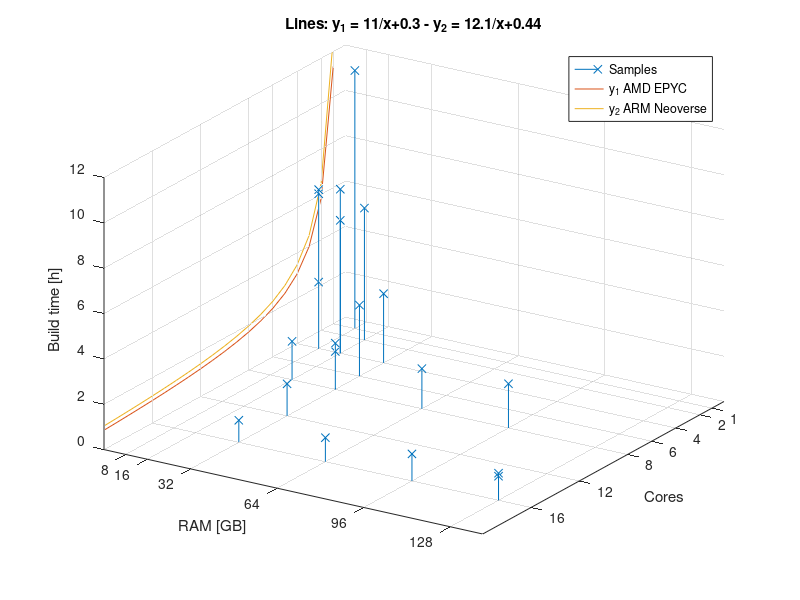
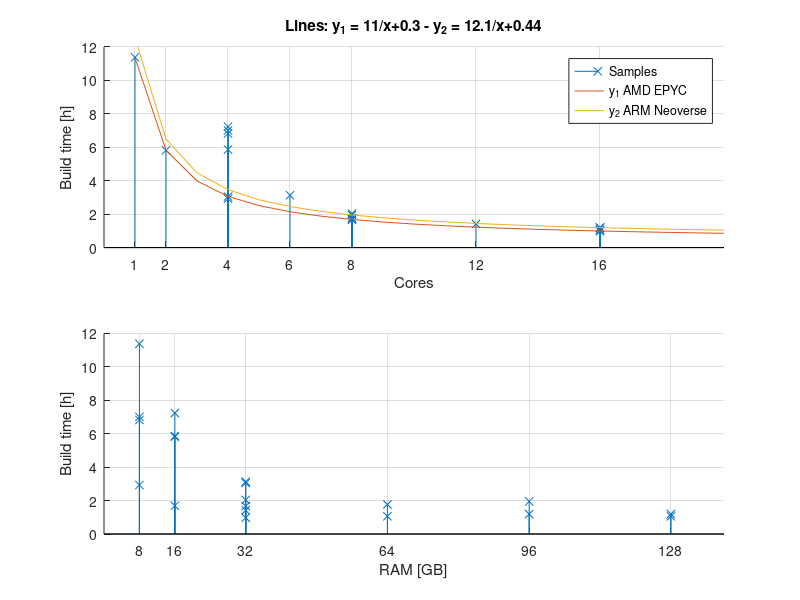

Source code (MATLAB) for these figures, in order:
#!/usr/bin/env octave-cli

clear

%%%%%%%%%%%%%%%%%%%%%%%%%%%%%%%%%%%%%%%%%%%%%%%%%%%%%%%%%%%%%%%%%%%%%%%%
% Misc hardware
%%%%%%%%%%%%%%%%%%%%%%%%%%%%%%%%%%%%%%%%%%%%%%%%%%%%%%%%%%%%%%%%%%%%%%%%

data_misc = [
%                             0_HD
%                      Total  1_SSD  Avail. Used
%   Machine Cores GHz  RAM_GB 2_NVMe RAM_GB Swap_GB Image_s SDK_s
    1       4     3.0  16     0      10     0       14315   6784
    2       4     2.0  16     1      14     0       15404   10638
    3.1     4     2.2  8      1      7.2    0       15133   10079
    4.1     4     1.6  8      0      7.3    0       14631   9926
    5.1     6     1.9  32     1      30     0       6598    4675
    1010    12    4.0  32     1      30     0       2973    2116
    1011    8     3.8  32     1      30     0       4329    3006
    1012    16    3.7  128    2      124    0       2214    1602
    1013    16    3.2  128    2      124    0       2471    1824
];

cores_misc = data_misc(:,2);
ram_misc = data_misc(:,4);
time_misc = (data_misc(:,8) + data_misc(:,9)) / 3600;

%%%%%%%%%%%%%%%%%%%%%%%%%%%%%%%%%%%%%%%%%%%%%%%%%%%%%%%%%%%%%%%%%%%%%%%%
% Virtual Server, AMD EPYC-Rome Processor @ 2 GHz
% Best fit for y = A/x + B
%%%%%%%%%%%%%%%%%%%%%%%%%%%%%%%%%%%%%%%%%%%%%%%%%%%%%%%%%%%%%%%%%%%%%%%%

data_AMD_EPYC = [
%                             0_HD
%                      Total  1_SSD  Avail. Used
%   Machine Cores GHz  RAM_GB 2_NVMe RAM_GB Swap_GB Image_s SDK_s
    1001    16    2.0  64     2      61     0       2194    1620
    1002    8     2.0  64     2      62     0       3668    2691
    1003    16    2.0  32     2      30     0       1950    1561
    1004    8     2.0  32     2      30     0       3539    2481
    1005    4     2.0  32     2      30     0       6507    4483
    1006    8     2.0  16     2      15     0       3576    2522
    1007    4     2.0  8      2      7.3    0       6139    4389
    1008    2     2.0  16     2      15     0       12573   8367
    1009    1     2.0  8      2      7.3    0       24870   16095
];

cores_AMD_EPYC = data_AMD_EPYC(:,2);
ram_AMD_EPYC = data_AMD_EPYC(:,4);
time_AMD_EPYC = (data_AMD_EPYC(:,8) + data_AMD_EPYC(:,9)) / 3600;

Y = time_AMD_EPYC;
X = [1./cores_AMD_EPYC ones(length(cores_AMD_EPYC), 1)];

% Least squares
W = inv(X' * X) * X' * Y;
A1 = W(1)
B1 = W(2)

%%%%%%%%%%%%%%%%%%%%%%%%%%%%%%%%%%%%%%%%%%%%%%%%%%%%%%%%%%%%%%%%%%%%%%%%
% Virtual Server, ARM Neoverse-N1 @ 2GHz
% Best fit for y = A/x + B
%%%%%%%%%%%%%%%%%%%%%%%%%%%%%%%%%%%%%%%%%%%%%%%%%%%%%%%%%%%%%%%%%%%%%%%%

data_ARM_Neoverse = [
%                             0_HD
%                      Total  1_SSD  Avail. Used
%   Machine Cores GHz  RAM_GB 2_NVMe RAM_GB Swap_GB Image_s SDK_s
    1101    16    2.0  96     -1     92     0       2370    1926
    1102     8    2.0  96     -1     93     0       4077    2945
];

cores_ARM_Neoverse = data_ARM_Neoverse(:,2);
ram_ARM_Neoverse = data_ARM_Neoverse(:,4);
time_ARM_Neoverse = (data_ARM_Neoverse(:,8) + data_ARM_Neoverse(:,9)) / 3600;

Y = time_ARM_Neoverse;
X = [1./cores_ARM_Neoverse ones(length(cores_ARM_Neoverse), 1)];

% Least squares
W = inv(X' * X) * X' * Y;
A2 = W(1)
B2 = W(2)

%%%%%%%%%%%%%%%%%%%%%%%%%%%%%%%%%%%%%%%%%%%%%%%%%%%%%%%%%%%%%%%%%%%%%%%%
% Agregate all data
%%%%%%%%%%%%%%%%%%%%%%%%%%%%%%%%%%%%%%%%%%%%%%%%%%%%%%%%%%%%%%%%%%%%%%%%

cores_all = [cores_misc; cores_AMD_EPYC; cores_ARM_Neoverse];
ram_all   = [ram_misc;   ram_AMD_EPYC;   ram_ARM_Neoverse];
time_all  = [time_misc;  time_AMD_EPYC;  time_ARM_Neoverse];

cores_ticks = unique(cores_all);
ram_ticks = unique(ram_all);

%%%%%%%%%%%%%%%%%%%%%%%%%%%%%%%%%%%%%%%%%%%%%%%%%%%%%%%%%%%%%%%%%%%%%%%%
% Figure 1
%%%%%%%%%%%%%%%%%%%%%%%%%%%%%%%%%%%%%%%%%%%%%%%%%%%%%%%%%%%%%%%%%%%%%%%%

figure(1),clf
hold on

stem3(cores_all, ram_all, time_all, 'x')
xticks(cores_ticks)
yticks(ram_ticks)

xmin = xlim()(1);
xmax = xlim()(2);
ymin = ylim()(1);
ymax = ylim()(2);

% Equation
x = (xmin:xmax)';
y1 = A1 ./ x + B1;
y2 = A2 ./ x + B2;
plot3(x, ymin*ones(1,length(x)), y1, '-')
plot3(x, ymin*ones(1,length(x)), y2, '-')

% No negative build time
a = [axis() 0 ceil(max(time_all))];
a(3) = ymin; % Fix start of y plane on the plotted lines
axis(a)

eq_2a1 = sprintf('y_1 = %.3g/x% +.2g', [A1 B1])
eq_2a2 = sprintf('y_2 = %.3g/x% +.2g', [A2 B2])
graph_title = ['Lines: ', eq_2a1, ' - ', eq_2a2];

title(graph_title)
xlabel('Cores')
ylabel('RAM [GB]')
zlabel('Build time [h]')
legend({
    'Samples',
    'y_1 AMD EPYC',
    'y_2 ARM Neoverse',
    })
az = 180 - 57.5;
el = 30;
view(az, el)
grid on

hold off

print images/build-time-1.svg

%%%%%%%%%%%%%%%%%%%%%%%%%%%%%%%%%%%%%%%%%%%%%%%%%%%%%%%%%%%%%%%%%%%%%%%%
% Figure 2.a
%%%%%%%%%%%%%%%%%%%%%%%%%%%%%%%%%%%%%%%%%%%%%%%%%%%%%%%%%%%%%%%%%%%%%%%%

figure(2),clf

subplot(2,1,1)
hold on

stem(cores_all, time_all, 'x')
xticks(cores_ticks)

% Equation
x = (xmin:xmax)';
y1 = A1 ./ x + B1;
y2 = A2 ./ x + B2;
plot(x, [y1, y2], '-')

% No negative build time
a = axis(); a(3) = 0; a(4) = ceil(max(time_all)); axis(a)

title(graph_title)
xlabel('Cores')
ylabel('Build time [h]')
legend({
    'Samples',
    'y_1 AMD EPYC',
    'y_2 ARM Neoverse',
    })
grid on

hold off

%%%%%%%%%%%%%%%%%%%%%%%%%%%%%%%%%%%%%%%%%%%%%%%%%%%%%%%%%%%%%%%%%%%%%%%%
% Figure 2.b
%%%%%%%%%%%%%%%%%%%%%%%%%%%%%%%%%%%%%%%%%%%%%%%%%%%%%%%%%%%%%%%%%%%%%%%%

subplot(2,1,2)
hold on

stem(ram_all, time_all, 'x')
xticks(ram_ticks)

% No negative build time
a = axis(); a(3) = 0; a(4) = ceil(max(time_all)); axis(a)

xlabel('RAM [GB]')
ylabel('Build time [h]')
grid on

hold off

print images/build-time-2.svg
